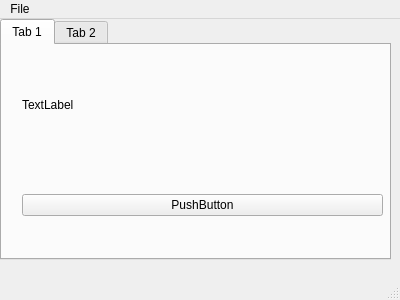
<?xml version="1.0" encoding="UTF-8"?>
<ui version="4.0">
 <class>MainWindow</class>
 <widget class="QMainWindow" name="MainWindow">
  <property name="geometry">
   <rect>
    <x>0</x>
    <y>0</y>
    <width>400</width>
    <height>300</height>
   </rect>
  </property>
  <property name="windowTitle">
   <string>MainWindow</string>
  </property>
  <widget class="QWidget" name="centralwidget">
   <widget class="QTabWidget" name="tabWidget">
    <property name="geometry">
     <rect>
      <x>0</x>
      <y>0</y>
      <width>391</width>
      <height>241</height>
     </rect>
    </property>
    <widget class="QWidget" name="tab">
     <attribute name="title">
      <string>Tab 1</string>
     </attribute>
     <widget class="QWidget" name="horizontalLayoutWidget">
      <property name="geometry">
       <rect>
        <x>20</x>
        <y>120</y>
        <width>361</width>
        <height>80</height>
       </rect>
      </property>
      <layout class="QHBoxLayout" name="horizontalLayout">
       <item>
        <widget class="QPushButton" name="pushButton">
         <property name="text">
          <string>PushButton</string>
         </property>
        </widget>
       </item>
      </layout>
     </widget>
     <widget class="QWidget" name="horizontalLayoutWidget_2">
      <property name="geometry">
       <rect>
        <x>20</x>
        <y>20</y>
        <width>160</width>
        <height>80</height>
       </rect>
      </property>
      <layout class="QHBoxLayout" name="horizontalLayout_2">
       <item>
        <widget class="QLabel" name="label">
         <property name="text">
          <string>TextLabel</string>
         </property>
        </widget>
       </item>
      </layout>
     </widget>
    </widget>
    <widget class="QWidget" name="tab_2">
     <attribute name="title">
      <string>Tab 2</string>
     </attribute>
    </widget>
   </widget>
  </widget>
  <widget class="QMenuBar" name="menubar">
   <property name="geometry">
    <rect>
     <x>0</x>
     <y>0</y>
     <width>400</width>
     <height>21</height>
    </rect>
   </property>
   <widget class="QMenu" name="menuFile">
    <property name="title">
     <string>File</string>
    </property>
    <addaction name="actionNew"/>
    <addaction name="actionExit"/>
   </widget>
   <addaction name="menuFile"/>
  </widget>
  <widget class="QStatusBar" name="statusbar"/>
  <action name="actionNew">
   <property name="text">
    <string>New</string>
   </property>
  </action>
  <action name="actionExit">
   <property name="text">
    <string>Exit</string>
   </property>
  </action>
 </widget>
 <resources/>
 <connections>
  <connection>
   <sender>pushButton</sender>
   <signal>clicked()</signal>
   <receiver>label</receiver>
   <slot>clear()</slot>
   <hints>
    <hint type="sourcelabel">
     <x>78</x>
     <y>195</y>
    </hint>
    <hint type="destinationlabel">
     <x>59</x>
     <y>104</y>
    </hint>
   </hints>
  </connection>
 </connections>
</ui>
